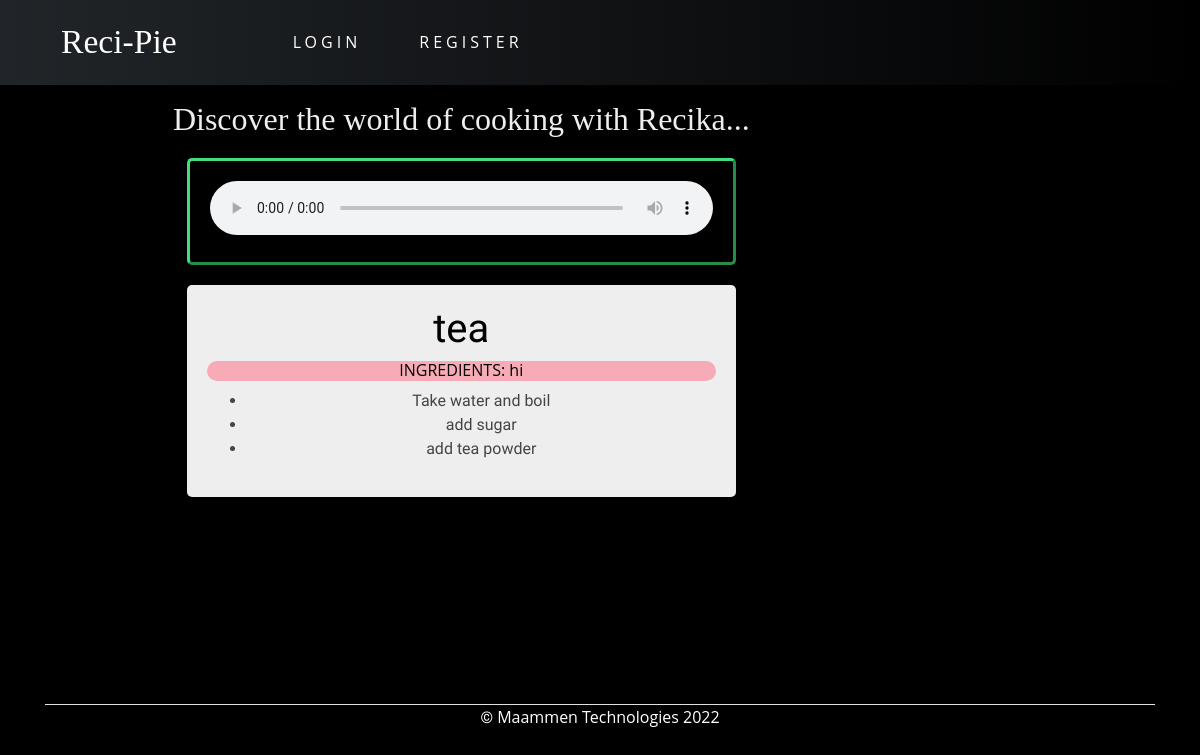
/play/192/, run on the app's committed database.
### blog/models.py (models this page shows)
class Recipe(models.Model):
    name = models.CharField(max_length=200)
    date_posted = models.DateTimeField(default=timezone.now)
    author = models.ForeignKey(User, on_delete=models.CASCADE)
    ingredients = models.CharField(max_length=200)

class RecipeInstruction(models.Model):
    r_id = models.ForeignKey(Recipe,on_delete=models.CASCADE)
    time_stamp = models.CharField(max_length=8)
    seq_no = models.IntegerField()
    instruction = models.CharField(max_length=200)
    class Meta:
        constraints = [
            models.UniqueConstraint(
                fields=['r_id', 'seq_no'], name='r_seq'
            )
        ]

### blog/views.py (the view)
# urls.py: path('play/<int:r_id>/',view=views.play,name="playss"),
def play(request,r_id):
    recipe = Recipe.objects.get(id=r_id)
    v_data = RecipeInstruction.objects.filter(r_id=r_id)
    v_data = list(v_data)
    v_data.sort(key=lambda x: x.seq_no)
    filename=converter(v_data)
    context={"filepath":"/media/"+filename,"instructions":v_data, "recipe":recipe}
    return render(request,"blog/play.html",context)

### services/google.py (called while the page is built)
def converter(v_data,language = 'en'):
    for i in v_data:
        instruction=i.instruction
        myobj = gTTS(text=instruction, lang=language, slow=False)
        name=str(i.r_id_id)+str(i.seq_no)
        myobj.save("media/"+name+".mp3")
    second_of_silence = AudioSegment.silent(duration=1000)
    recipe_voice = AudioSegment.from_mp3("media/"+str(v_data[0].r_id_id)+"1.mp3")
    first_instruction = v_data[0]
    v_data=v_data[1:]
    for i in v_data:
        voice = AudioSegment.from_mp3("media/"+str(i.r_id_id)+str(i.seq_no)+".mp3")
        hours,min,sec = [int( x ) for x in i.time_stamp.split(":")]
        milisec=(hours*3600+min*60+sec)*1000
        silence = AudioSegment.silent(duration=milisec)
        recipe_voice += silence+voice
    recipe_voice.export("media/recpie"+str(first_instruction.r_id_id)+".mp3")
    return "recpie"+str(first_instruction.r_id_id)+".mp3"

### blog/templates/blog/play.html (shortened to what this page needs)
{% extends 'blog/base.html' %}
{% load crispy_forms_tags %}
{% block content %}
<div class="main">
    <h2>Discover the world of cooking with Recika...</h2>
    <div class="container-audio" style="background-color: black; border-color: rgb(64, 223, 119); border-radius: 5px; border-style: outset;">
        <audio controls style="background-color: black;">
            <source src={{ filepath }} type="audio/mp3">
        </audio>
    </div>
    <div class="container-audio">
        <h1 style="color: #000000;">{{recipe.name}}</h1>
        <div class="ingre">
            <h6 style="color: hsl(0, 0%, 0%);">INGREDIENTS: {{recipe.ingredients}}</h6>
        </div>
        <ul>
            {% for i in instructions %}
                <li>
                    {{i.instruction}}
                </li>
            {% endfor  %}
        </ul>
    </div>
    <div class="container-audio" style="background-color: #000000;">
        <div class="colum1">
            <div class="row"></div>
        </div>
        <div class="colum1">
            <div class="row"></div>
        </div>
        <div class="colum1">
            <div class="row"></div>
        </div>
        <div class="colum1">
            <div class="row"></div>
        </div>
        <div class="colum1">
            <div class="row"></div>
        </div>
        <div class="colum1">
            <div class="row"></div>
        </div>
        <div class="colum1">
            <div class="row"></div>
        </div>
        <div class="colum1">
            <div class="row"></div>
        </div>
        <div class="colum1">
            <div class="row"></div>
        </div>
        <div class="colum1">
            <div class="row"></div>
        </div>
        <div class="colum1">
            <div class="row"></div>
        </div>
        <div class="colum1">
            <div class="row"></div>
        </div>
        <div class="colum1">
            <div class="row"></div>
        </div>
    </div>
</div>
{% endblock content %}

### blog/static/blog/main.css (style rules this page uses)
.h1, h2, h3, h4, h5, h6, p { color: #212529; font-family: 'Open Sans', sans-serif; }

### blog/templates/blog/play.html (style rules this page uses)
* { font-family: 'Allerta', arial, Tahoma; box-sizing: border-box; }
body { background: black; position: center; text-align:center; color:#fff; }
h2 { color: #eee; font-family: cursive; }
.container-audio { width: 66%; height: auto; padding: 20px; border-radius: 5px; background-color: #eee; color: #444; margin: 20px auto; overflow: hidden; }
audio { width:100%; }
.container-audio .colum1 { width: 23px; height: 5em; border-radius: 5px; margin: 0 10px 0 0; display: inline-block; position: relative; }
.container-audio .colum1:last-child { margin: 0; }
.container-audio .colum1 .row { width: 100%; height: 100%; border-radius: 5px; background: linear-gradient(to up, #7700aa, #8800ff); position: absolute; -webkit-animation: Rofa 10s infinite ease-in-out; animation: Rofa 10s infinite ease-in-out; bottom: 0; }
.container-audio .colum1:nth-of-type(1) .row { -webkit-animation-delay: 3.99s; animation-delay: 3.99s; }
.container-audio .colum1:nth-of-type(2) .row { -webkit-animation-delay: 3.80s; animation-delay: 3.80s; }
.container-audio .colum1:nth-of-type(3) .row { -webkit-animation-delay: 3.70s; animation-delay: 3.70s; }
.container-audio .colum1:nth-of-type(4) .row { -webkit-animation-delay: 3.60s; animation-delay: 3.60s; }
.container-audio .colum1:nth-of-type(5) .row { -webkit-animation-delay: 3.50s; animation-delay: 3.50s; }
.container-audio .colum1:nth-of-type(6) .row { -webkit-animation-delay: 3.40s; animation-delay: 3.40s; }
.container-audio .colum1:nth-of-type(7) .row { -webkit-animation-delay: 3.30s; animation-delay: 3.30s; }
.container-audio .colum1:nth-of-type(8) .row { -webkit-animation-delay: 3.20s; animation-delay: 3.20s; }
.container-audio .colum1:nth-of-type(9) .row { -webkit-animation-delay: 3.10s; animation-delay: 3.10s; }
.container-audio .colum1:nth-of-type(10) .row { -webkit-animation-delay: 2.1s; animation-delay: 2.1s; }
.container-audio .colum1:nth-of-type(11) .row { -webkit-animation-delay: 2.1s; animation-delay: 2.1s; }
.container-audio .colum1:nth-of-type(12) .row { -webkit-animation-delay: 2.10s; animation-delay: 2.10s; }
.container-audio .colum1:nth-of-type(13) .row { -webkit-animation-delay: 2.20s; animation-delay: 2.20s; }
.ingre { background-color: #f6abb6; color: #ffffff; border-radius: 20px; width: 100%; }

### data on the page
Recipe: name "tea", ingredients "hi"
RecipeInstruction: instruction "Take water and boil"
RecipeInstruction: instruction "add sugar"
RecipeInstruction: instruction "add tea powder"
